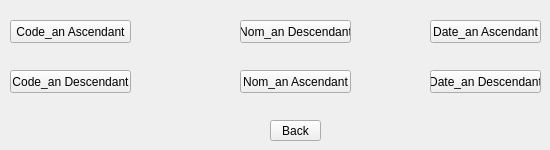
          <widget class="QWidget" name="page_25">
           <widget class="QPushButton" name="pushButton_46">
            <property name="geometry">
             <rect>
              <x>270</x>
              <y>120</y>
              <width>51</width>
              <height>21</height>
             </rect>
            </property>
            <property name="styleSheet">
             <string notr="true">QPushButton {
padding: 5px;

font: 8pt &quot;Modern No. 20&quot;;
}
QPushButton:hover
{
color :white;
}</string>
            </property>
            <property name="text">
             <string>Back</string>
            </property>
           </widget>
           <widget class="QPushButton" name="pb_tri_CodeDescendant">
            <property name="geometry">
             <rect>
              <x>10</x>
              <y>70</y>
              <width>121</width>
              <height>23</height>
             </rect>
            </property>
            <property name="text">
             <string>Code_an Descendant</string>
            </property>
           </widget>
           <widget class="QPushButton" name="pb_tri_NomDeCroissant">
            <property name="geometry">
             <rect>
              <x>240</x>
              <y>20</y>
              <width>111</width>
              <height>23</height>
             </rect>
            </property>
            <property name="text">
             <string>Nom_an Descendant</string>
            </property>
           </widget>
           <widget class="QPushButton" name="pb_tri_CodeAscendant">
            <property name="geometry">
             <rect>
              <x>10</x>
              <y>20</y>
              <width>121</width>
              <height>23</height>
             </rect>
            </property>
            <property name="text">
             <string>Code_an Ascendant</string>
            </property>
           </widget>
           <widget class="QPushButton" name="pb_tri_DateDescendant">
            <property name="geometry">
             <rect>
              <x>430</x>
              <y>70</y>
              <width>111</width>
              <height>23</height>
             </rect>
            </property>
            <property name="text">
             <string>Date_an Descendant</string>
            </property>
           </widget>
           <widget class="QPushButton" name="pb_tri_DateAscendant">
            <property name="geometry">
             <rect>
              <x>430</x>
              <y>20</y>
              <width>111</width>
              <height>23</height>
             </rect>
            </property>
            <property name="text">
             <string>Date_an Ascendant</string>
            </property>
           </widget>
           <widget class="QPushButton" name="pb_tri_NomCroissant">
            <property name="geometry">
             <rect>
              <x>240</x>
              <y>70</y>
              <width>111</width>
              <height>23</height>
             </rect>
            </property>
            <property name="text">
             <string>Nom_an Ascendant</string>
            </property>
           </widget>
          </widget>
